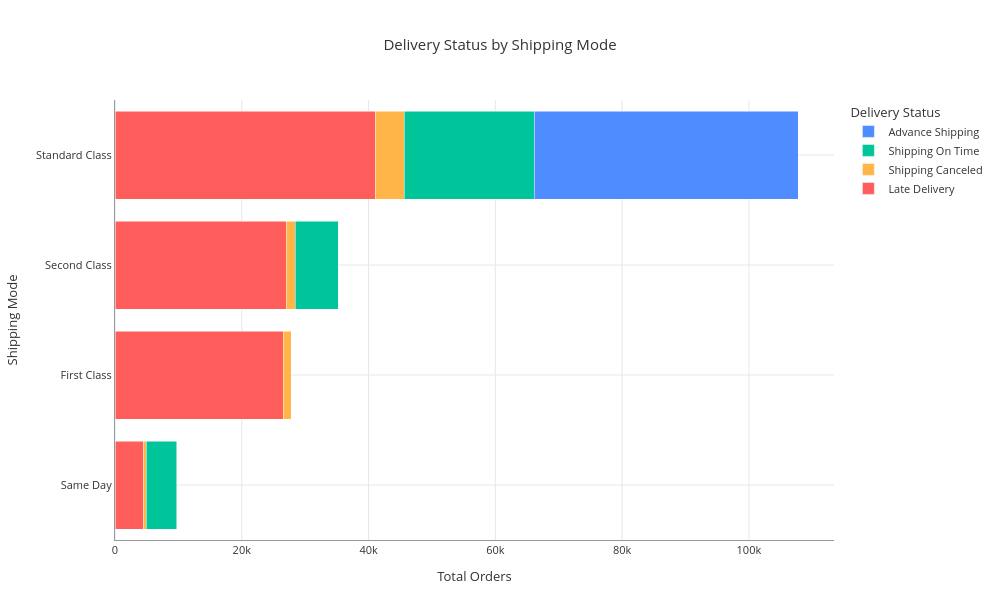

Notebook code for this chart:
### Code cell
import plotly.graph_objects as go

# =========================================================
# Delivery Status by Shipping Mode
# =========================================================

status_mode = (
    df.groupby(
        ["shipping_mode", "delivery_status"]
    )
    .size()
    .reset_index(name="total_orders")
)

# Sort: Highest total orders → Lowest total orders
shipping_order = (
    status_mode.groupby("shipping_mode")["total_orders"]
    .sum()
    .sort_values(ascending=False)
    .index
    .tolist()
)

status_colors = {
    "Late Delivery": "#FF5C5C",
    "Shipping On Time": "#00C49A",
    "Shipping Canceled": "#FFB547",
    "Advance Shipping": "#4F8CFF"
}

fig = go.Figure()

for status in status_mode["delivery_status"].unique():

    temp = status_mode[
        status_mode["delivery_status"] == status
    ]

    fig.add_trace(
        go.Bar(
            y=temp["shipping_mode"],
            x=temp["total_orders"],
            orientation="h",
            name=status,
            marker_color=status_colors.get(
                status,
                "#A66CFF"
            )
        )
    )

# =========================================================
# Layout
# =========================================================

fig.update_layout(
    template="plotly_white",

    title="Delivery Status by Shipping Mode",
    title_x=0.5,

    height=600,
    width=1000,

    barmode="stack",

    legend_title="Delivery Status",

    yaxis=dict(
        categoryorder="array",
        categoryarray=shipping_order,
        autorange="reversed"   # Highest appears at TOP
    ),

    font=dict(
        size=11,
        color="#333333"
    ),

    paper_bgcolor="white",
    plot_bgcolor="white",

    margin=dict(
        l=110,
        r=40,
        t=100,
        b=60
    )
)

# =========================================================
# Axis Titles & Styling
# =========================================================

fig.update_xaxes(
    title_text="Total Orders",
    showgrid=True,
    gridcolor="#E5E7EB",
    linecolor="#999999"
)

fig.update_yaxes(
    title_text="Shipping Mode",
    showgrid=True,
    gridcolor="#E5E7EB",
    linecolor="#999999"
)

fig.show()

### Figure 1 — Plotly figure (JSON) as saved in the notebook; plotly's stock layout.template omitted (floating-point values rounded to 4 significant figures)
{"data": [{"marker": {"color": "#FF5C5C"}, "name": "Late Delivery", "orientation": "h", "type": "bar", "x": [26513, 4454, 26987, 41023], "y": ["First Class", "Same Day", "Second Class", "Standard Class"]}, {"marker": {"color": "#FFB547"}, "name": "Shipping Canceled", "orientation": "h", "type": "bar", "x": [1301, 444, 1410, 4599], "y": ["First Class", "Same Day", "Second Class", "Standard Class"]}, {"marker": {"color": "#00C49A"}, "name": "Shipping On Time", "orientation": "h", "type": "bar", "x": [4839, 6819, 20538], "y": ["Same Day", "Second Class", "Standard Class"]}, {"marker": {"color": "#4F8CFF"}, "name": "Advance Shipping", "orientation": "h", "type": "bar", "x": [41592], "y": ["Standard Class"]}], "layout": {"barmode": "stack", "font": {"color": "#333333", "size": 11}, "height": 600, "legend": {"title": {"text": "Delivery Status"}}, "margin": {"b": 60, "l": 110, "r": 40, "t": 100}, "paper_bgcolor": "white", "plot_bgcolor": "white", "title": {"text": "Delivery Status by Shipping Mode", "x": 0.5}, "width": 1000, "xaxis": {"gridcolor": "#E5E7EB", "linecolor": "#999999", "showgrid": true, "title": {"text": "Total Orders"}}, "yaxis": {"autorange": "reversed", "categoryarray": ["Standard Class", "Second Class", "First Class", "Same Day"], "categoryorder": "array", "gridcolor": "#E5E7EB", "linecolor": "#999999", "showgrid": true, "title": {"text": "Shipping Mode"}}}}
